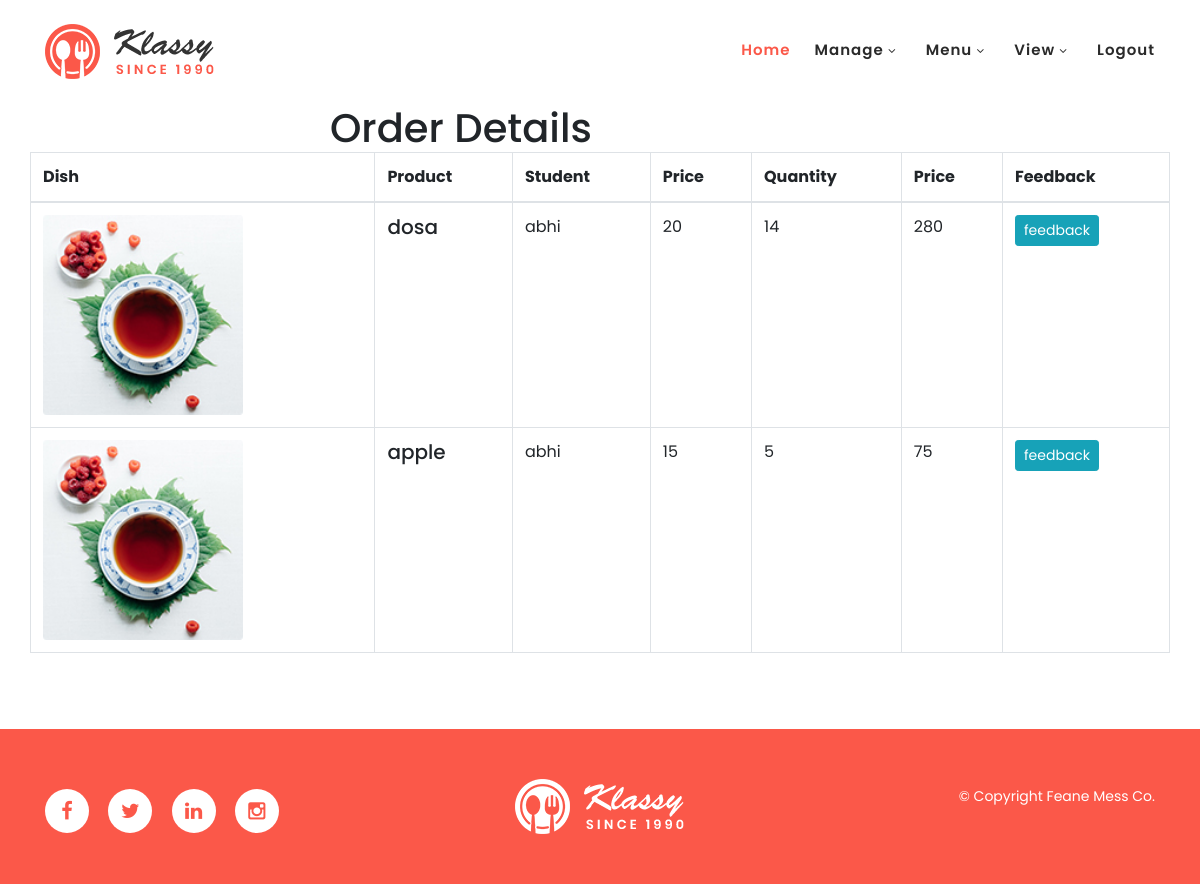
The app's page /admin/view_order.php (signed in) with its own data.
### tables this page shows
CREATE TABLE `booking` (
  `book_id` int(100) NOT NULL,
  `menu_id` int(100) NOT NULL,
  `b_qut` varchar(100) NOT NULL,
  `cust_id` int(100) NOT NULL,
  `sum` varchar(100) NOT NULL,
  `p_status` varchar(100) NOT NULL
);

CREATE TABLE `menu` (
  `menu_id` int(100) NOT NULL,
  `dish_name` varchar(100) NOT NULL,
  `price` varchar(100) NOT NULL,
  `menu_date` varchar(100) NOT NULL,
  `details` varchar(100) NOT NULL,
  `img` varchar(100) NOT NULL,
  `qut` varchar(100) NOT NULL,
  `m_type` varchar(10) NOT NULL
);

CREATE TABLE `student` (
  `regid` int(50) NOT NULL,
  `name` varchar(50) NOT NULL,
  `email` varchar(50) NOT NULL,
  `phone` varchar(50) NOT NULL,
  `department` varchar(50) NOT NULL,
  `year_of_join` int(50) NOT NULL,
  `admission_no` varchar(50) NOT NULL,
  `loginid` int(50) NOT NULL
);

### admin/view_order.php (the view, shortened to what this page needs)
<?php
include 'header.php';
include '../connection.php';
?>
<div class="bg-light py-3">
<div class="container">
<div class="row">
  <div class="col-md-12 mb-0"><a href="index.php">Home</a> <span class="mx-2 mb-0">/</span> <strong class="text-black"> cart Details</strong></div>
</div>
</div>
</div>
<div class="site-section">
<div class="container">
<br>
<br>
<div class="row">
<h1 style="margin-left: 300px;">Order Details</h1>
<?php
$sql="select * from booking,menu,studenT where booking.menu_id=menu.menu_id and student.loginid=booking.cust_id and booking.p_status='booked'";
if(mysqli_num_rows($result=mysqli_query($con,$sql))>0){
    ?>
              <table class="table table-bordered">
                    <th>Dish</th>
                    <th>Product</th>
                    <th>Student</th>
                    <th class="product-price">Price</th>
                    <th class="product-price">Quantity</th>
                    <th class="product-price">Price</th>
                    <th class="product-price">Feedback</th>
                <tbody>
                <?php
     while($data=mysqli_fetch_array($result)){
      ?>
                  <tr>
                    <td class="product-thumbnail">
                      <img src="../assets/images/<?php echo $data['img']?>" width="200" height="100"alt="Image" class="img-fluid">
                    </td>
                    <td class="product-name">
                      <h2 class="h5 text-black"><?php echo $data['dish_name']?></h2>
                    </td>
                    <td><?php echo $data['name']?></td>
                      <td><?php echo $data['price']?></td>
                      <td><?php echo $data['b_qut']?></td>
                      <td><?php echo $data['sum']?></td>
                     <td><?php
                     if($data['p_status']=='booked'){
                      $b=$data['book_id'];
                      $a=$data['loginid'];
                      $str="select * from feedback where book_id=$b and cust_id='$a'";
                      if(mysqli_num_rows($m=mysqli_query($con,$str))>0){?>
                        <a href="feedback.php?b_id=<?php echo $data['book_id']?>" class="btn btn-info btn-sm">feedback</a>
                        <?php
                      }else{
                  }}?></td>
                  </tr>
                  <?php
     }
      ?>
                </tbody>
              </table>
            </div>
        </div>
      </div>
      <?php
      }else{?>
        <h3 style="padding:52px 250px;color:red" class=" mb-2 pb-3">Currently no request found !</h3>
        <?php
      }
      ?>
<?php
include 'footer.php';
?>

### admin/header.php (shortened to what this page needs)
<!DOCTYPE html>
<html lang="en">
  <head>
    <link rel="stylesheet" type="text/css" href="assets/css/bootstrap.min.css">
    <link rel="stylesheet" type="text/css" href="assets/css/font-awesome.css">
    <link rel="stylesheet" href="assets/css/templatemo-klassy-cafe.css">
    <link rel="stylesheet" href="assets/css/owl-carousel.css">
    <link rel="stylesheet" href="assets/css/lightbox.css">
    </head>
    <body>
    <header class="header-area header-sticky">
        <div class="container">
            <div class="row">
                <div class="col-12">
                    <nav class="main-nav">
                        <a href="index.php" class="logo">
                            <img src="assets/images/klassy-logo.png" align="klassy cafe html template">
                        </a>
                        <ul class="nav">
                            <li class="scroll-to-section"><a href="index.php" class="active">Home</a></li>
                            <li class="submenu">
                                <a href="javascript:;">Manage</a>
                            </li>
                            <li class="submenu">
                                <a href="javascript:;">Menu</a>
                            </li>
                            <li class="submenu">
                                <a href="javascript:;">View</a>
                            </li>
                            <li class="scroll-to-section"><a href="logout.php">Logout</a></li>
                        </ul>
                    </nav>
                </div>
            </div>
        </div>
    </header>

### admin/footer.php (shortened to what this page needs)
    <footer>
        <div class="container">
            <div class="row">
                <div class="col-lg-4 col-xs-12">
                    <div class="right-text-content">
                            <ul class="social-icons">
                                <li><a href="#"><i class="fa fa-facebook"></i></a></li>
                                <li><a href="#"><i class="fa fa-twitter"></i></a></li>
                                <li><a href="#"><i class="fa fa-linkedin"></i></a></li>
                                <li><a href="#"><i class="fa fa-instagram"></i></a></li>
                            </ul>
                    </div>
                </div>
                <div class="col-lg-4">
                    <div class="logo">
                        <a href="index.html"><img src="assets/images/white-logo.png" alt=""></a>
                    </div>
                </div>
                <div class="col-lg-4 col-xs-12">
                    <div class="left-text-content">
                        <p>© Copyright Feane Mess Co.
                    </div>
                </div>
            </div>
        </div>
    </footer>
  </body>
</html>

### admin/assets/css/templatemo-klassy-cafe.css (style rules this page uses)
html, body, div, span, applet, object, iframe, h1, h2, h3, h4, h5, h6, p, blockquote, div pre, a, abbr, acronym, address, big, cite, code, del, dfn, em, font, img, ins, kbd, q, s, samp, small, strike, strong, sub, sup, tt, var, b, u, i, center, dl, dt, dd, ol, ul, li, figure, header, nav, section, article, aside, footer, figcaption { margin: 0; padding: 0; border: 0; outline: 0; }
ul, li { padding: 0; margin: 0; list-style: none; }
header, nav, section, article, aside, footer, hgroup { display: block; }
* { box-sizing: border-box; }
html, body { font-family: 'Poppins', sans-serif; font-weight: 400; background-color: #fff; font-size: 16px; -ms-text-size-adjust: 100%; -webkit-font-smoothing: antialiased; -moz-osx-font-smoothing: grayscale; }
a { text-decoration: none !important; }
h1, h2, h3, h4, h5, h6 { margin-top: 0px; margin-bottom: 0px; }
ul { margin-bottom: 0px; }
p { font-size: 14px; line-height: 25px; color: #2a2a2a; }
html, body { background: #fff; font-family: 'Poppins', sans-serif; }
.header-area { background-color: #fff; position: absolute; top: 0px; left: 0px; right: 0px; z-index: 100; height: 100px; -webkit-transition: all .5s ease 0s; -moz-transition: all .5s ease 0s; -o-transition: all .5s ease 0s; transition: all .5s ease 0s; }
.header-area .main-nav { min-height: 80px; background: transparent; }
.header-area .main-nav .logo { line-height: 100px; color: #fff; font-size: 28px; font-weight: 700; text-transform: uppercase; letter-spacing: 2px; float: left; -webkit-transition: all 0.3s ease 0s; -moz-transition: all 0.3s ease 0s; -o-transition: all 0.3s ease 0s; transition: all 0.3s ease 0s; }
.header-area .main-nav .nav { float: right; margin-top: 30px; margin-right: 0px; background-color: transparent; -webkit-transition: all 0.3s ease 0s; -moz-transition: all 0.3s ease 0s; -o-transition: all 0.3s ease 0s; transition: all 0.3s ease 0s; position: relative; z-index: 999; }
.header-area .main-nav .nav li { padding-left: 15px; padding-right: 15px; }
.header-area .main-nav .nav li:last-child { padding-right: 0px; }
.header-area .main-nav .nav li a { display: block; font-weight: 600; font-size: 15px; color: #2a2a2a; text-transform: capitalize; -webkit-transition: all 0.3s ease 0s; -moz-transition: all 0.3s ease 0s; -o-transition: all 0.3s ease 0s; transition: all 0.3s ease 0s; height: 40px; line-height: 40px; border: transparent; letter-spacing: 1px; }
.header-area .main-nav .nav li a { color: #2a2a2a; }
.header-area .main-nav .nav li:hover a, .header-area .main-nav .nav li a.active { color: #fb5849!important; }
.header-area .main-nav .nav li.submenu { position: relative; padding-right: 30px; }
.header-area .main-nav .nav li.submenu:after { font-family: FontAwesome; content: "\f107"; font-size: 12px; color: #2a2a2a; position: absolute; right: 18px; top: 12px; }
.header-area.header-sticky { min-height: 80px; }
.header-area .nav { margin-top: 30px; }
.header-area.header-sticky .nav li a.active { color: #fb5849; }
@media (max-width: 1200px) { .header-area .main-nav .nav li { padding-left: 12px; padding-right: 12px; } }
@media (max-width: 1200px) { .header-area .main-nav:before { display: none; } }
@media (min-width: 767px) { .header-area .main-nav .nav { display: flex !important; } }
*, *:before, *:after { -webkit-box-sizing: border-box; box-sizing: border-box; -webkit-font-smoothing: antialiased; -moz-osx-font-smoothing: grayscale; }
footer { margin-top: 60px; padding: 50px 0px; background-color: #fb5849; }
footer .left-text-content p { margin-top: 5px; color: #fff; font-size: 14px; text-align: right; }
footer .right-text-content { text-align: left; margin-top: 10px; }
footer .logo { text-align: center; }
footer .right-text-content ul li { display: inline-block; margin-left: 15px; }
footer .right-text-content ul li:first-child { margin-left: 0px; }
footer .right-text-content ul li a { width: 44px; height: 44px; display: inline-block; text-align: center; line-height: 44px; font-size: 20px; background-color: #fff; border-radius: 50%; color: #fb5849; -webkit-transition: all 0.5s ease 0s; -moz-transition: all 0.5s ease 0s; -o-transition: all 0.5s ease 0s; transition: all 0.5s ease 0s; }

### records on screen
booking: menu.img (picture), menu.dish_name "dosa", student.name "abhi", menu.price "20", b_qut "14", sum "280"
booking: menu.img (picture), menu.dish_name "apple", student.name "abhi", menu.price "15", b_qut "5", sum "75"
